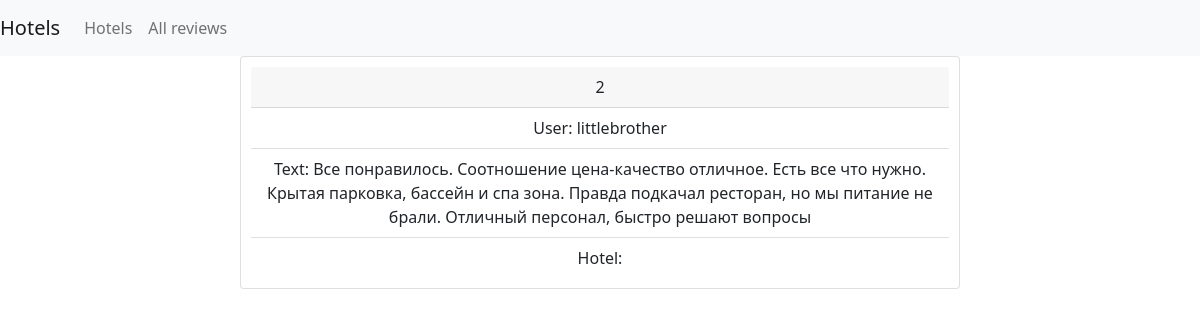
Screenshot of /app/review_detail/2/ (signed in) with the database file from the repository.
### app_tutorial/models.py (models this page shows, shortened)
class Review(models.Model):
    user = models.ForeignKey(User, on_delete=models.CASCADE)
    hotel = models.ForeignKey(Hotel, on_delete=models.CASCADE)
    text = models.TextField()

### app_tutorial/views.py (the view)
# urls.py: path('review_detail/<int:review_id>/', views.review_detail, name='review_detail'),
def review_detail(request, review_id):
    review = get_object_or_404(Review, id=review_id)
    return render(request, 'review_detail.html', {'review': review})

### app_tutorial/templates/review_detail.html
{% extends 'base.html'%}
{%block content%}
    <div class="review card">
      <div class="card-header">
        {{review.id}}
      </div>
      <ul class="list-group list-group-flush">
        <li class="list-group-item">User: {{review.user}}</li>
        <li class="list-group-item">Text: {{review.text}}</li>
        <li class="list-group-item">Hotel: {{review.book}}</li>
      </ul>
    </div>
{% endblock %}

### static/styles.css (style rules this page uses)
.review { text-align: center; padding: 10px; margin-bottom: 10px; }

### rows the page displays
Review: id "2", user "littlebrother", text "Все понравилось. Соотношение цена-качество отличное. Есть все что нужно. Крытая парковка, бассейн и спа зона. Правда подкачал ресторан, но мы питание не брали. Отличный персонал, быстро решают вопросы"
